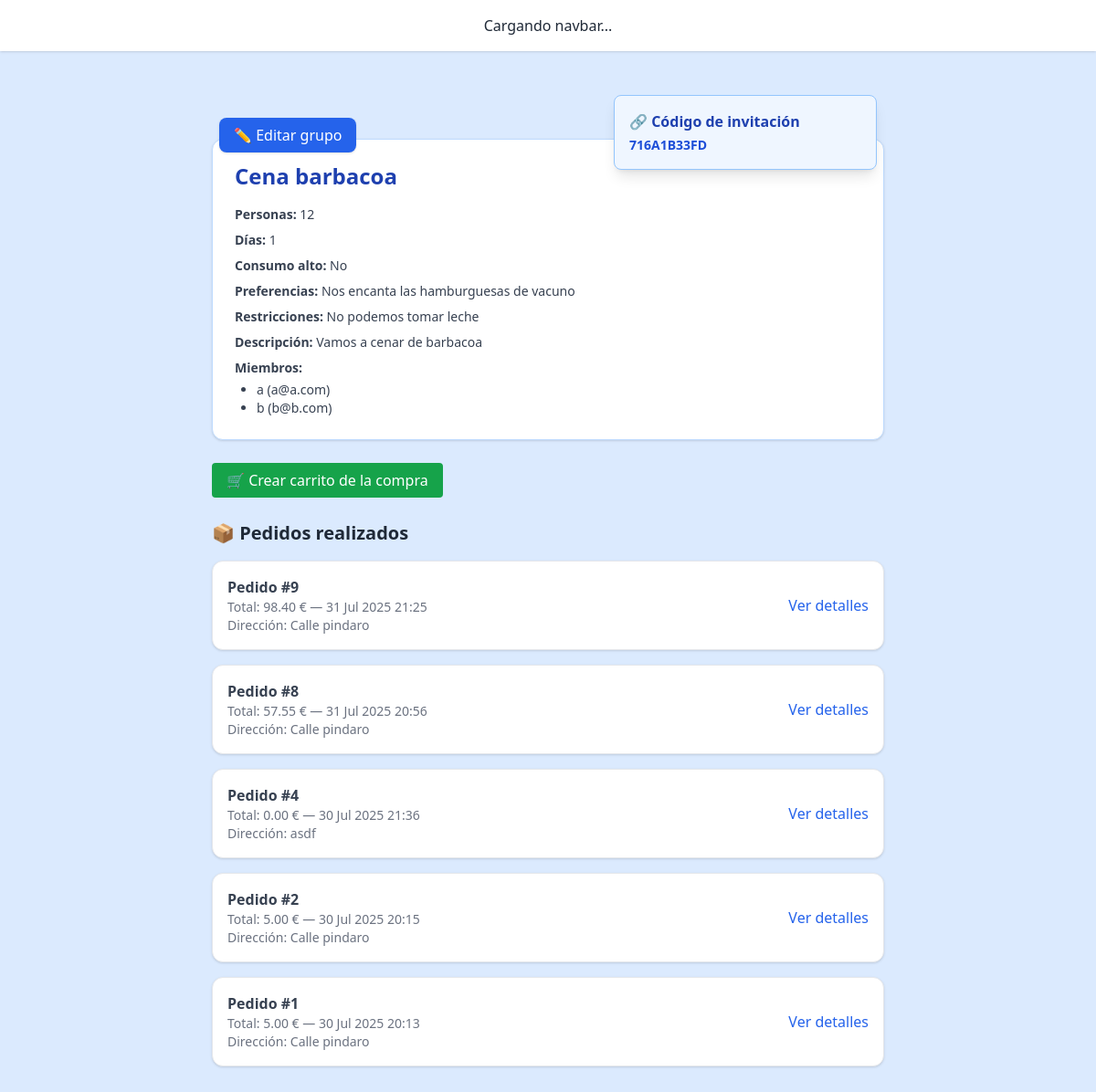
/group/1/ (signed in), run on the app's committed database.
### core/models/group.py (models this page shows, shortened)
class Group(models.Model):
    name = models.CharField(max_length=100)
    creator = models.ForeignKey(UserAccount, on_delete=models.CASCADE, related_name='owned_groups')
    members = models.ManyToManyField(UserAccount, related_name='groups_in')
    people_count = models.IntegerField()
    duration_days = models.IntegerField()
    preferences = models.TextField(blank=True)
    restrictions = models.TextField(blank=True)
    created_at = models.DateTimeField(auto_now_add=True)
    high_consume = models.BooleanField(default=False)
    invite_code = models.CharField(max_length=10, unique=True, blank=True)
    description = models.TextField( blank=True,
        help_text="Descripción libre del plan del grupo. Por ejemplo: lo que quieren comer cada día o el tipo de evento"
    )

### core/models/user.py (models this page shows, shortened)
class UserAccount(AbstractBaseUser, PermissionsMixin):
    id = models.AutoField(primary_key=True)
    email = models.EmailField(max_length=255, unique=True)
    name = models.CharField(max_length=255)
    surname = models.CharField(max_length=255, blank=True)
    is_active = models.BooleanField(default=True)
    is_staff = models.BooleanField(default=False)
    USERNAME_FIELD = 'email'
    REQUIRED_FIELDS = ['name']
    objects = UserAccountManager()

### core/models/order.py (models this page shows, shortened)
class Order(models.Model):
    group = models.ForeignKey(Group, on_delete=models.CASCADE, related_name='orders')
    created_by = models.ForeignKey(UserAccount, on_delete=models.SET_NULL, null=True, blank=True)
    created_at = models.DateTimeField(auto_now_add=True)
    total_price = models.DecimalField(max_digits=10, decimal_places=2)
    direccion = models.CharField(max_length=255)
    notes = models.TextField(blank=True)
    confirmed = models.BooleanField(default=False)

### core/views.py (the view)
# urls.py: path('group/<int:pk>/', group_detail_view, name='group_detail'),
@csrf_protect
def group_detail_view(request, pk):
    group = get_object_or_404(Group, pk=pk)
    if not request.user.is_staff and request.user not in group.members.all():
        return HttpResponseForbidden("No tienes acceso a este grupo.")
    all_users = UserAccount.objects.exclude(id=request.user.id)
    active_cart = group.carts.filter(active=True).first()
    past_carts = group.carts.filter(active=False).order_by('-id')
    past_orders = Order.objects.filter(group=group).order_by('-created_at')
    return render(request, "core/group_detail.html", {
        "group": group,
        "all_users": all_users,
        "active_cart": active_cart,
        "past_carts": past_carts,
        "past_orders": past_orders
    })

### core/templates/core/group_detail.html (shortened to what this page needs)
{% extends "base.html" %}
{% block content %}
<div class="max-w-3xl mx-auto px-4 py-10 space-y-8 relative">
  {% if user == group.creator %}
    <div class="absolute top-6 right-6 w-72 bg-blue-50 border border-blue-300 rounded-lg p-4 shadow-lg">
      <h3 class="text-md font-semibold text-blue-800 mb-1">🔗 Código de invitación</h3>
      {% if group.invite_code %}
        <p class="text-blue-700 text-sm break-words"><strong>{{ group.invite_code }}</strong></p>
      {% endif %}
    </div>
    <div class="absolute top-6 left-6">
      <a href="{% url 'group_edit' group.pk %}" class="bg-blue-600 text-white px-4 py-2 rounded-lg shadow hover:bg-blue-700">
        ✏️ Editar grupo
      </a>
    </div>
  {% endif %}
  <div class="bg-white border border-blue-200 rounded-xl shadow p-6">
    <h2 class="text-2xl font-bold text-blue-800 mb-4">{{ group.name }}</h2>
    <ul class="space-y-2 text-gray-700 text-sm">
      <li><strong>Personas:</strong> {{ group.people_count }}</li>
      <li><strong>Días:</strong> {{ group.duration_days }}</li>
      <li><strong>Consumo alto:</strong> {{ group.high_consume|yesno:"Sí,No" }}</li>
      <li><strong>Preferencias:</strong> {{ group.preferences }}</li>
      <li><strong>Restricciones:</strong> {{ group.restrictions }}</li>
      <li><strong>Descripción:</strong> {{ group.description }}</li>
      <li><strong>Miembros:</strong>
        <ul class="list-disc ml-6 mt-1">
          {% for member in group.members.all %}
            <li>{{ member.name }} ({{ member.email }})</li>
          {% empty %}
            <li class="text-gray-500">No hay miembros aún.</li>
          {% endfor %}
        </ul>
      </li>
    </ul>
  </div>
  {% if active_cart %}
    <div class="bg-yellow-100 border border-yellow-300 p-6 rounded-xl">
      <h3 class="text-lg font-bold text-yellow-800 mb-2">🛒 Carrito de la compra activo</h3>
      <p class="text-sm text-yellow-900">Puedes modificar el pedido actual.</p>
      <a href="{% url 'cart_detail' active_cart.pk %}" class="inline-block mt-4 bg-yellow-600 text-white px-4 py-2 rounded hover:bg-yellow-700 transition">👉 Ver carrito</a>
    </div>
  {% else %}
    <div>
      <a href="{% url 'cart_create' group.pk %}" class="bg-green-600 text-white px-4 py-2 rounded hover:bg-green-700">
        🛒 Crear carrito de la compra
      </a>
    </div>
  {% endif %}
  {% if past_orders %}
    <div class="space-y-4">
      <h3 class="text-xl font-bold text-gray-800">📦 Pedidos realizados</h3>
      {% for order in past_orders %}
        <div class="bg-white hover:bg-blue-50 border border-gray-200 rounded-xl shadow p-4 flex justify-between items-center transition">
          <div>
            <p class="font-semibold text-gray-700">Pedido #{{ order.id }}</p>
            <p class="text-sm text-gray-500">Total: {{ order.total_price|floatformat:2 }} € — {{ order.created_at|date:"d M Y H:i" }}</p>
            <p class="text-sm text-gray-500">Dirección: {{ order.direccion }}</p>
          </div>
          <a href="{% url 'order_detail' order.pk %}" class="text-blue-600 hover:underline">Ver detalles</a>
        </div>
      {% endfor %}
    </div>
  {% endif %}
</div>
{% endblock %}

### data on the page
Group: invite_code "716A1B33FD", name "Cena barbacoa", people_count "12", duration_days "1", high_consume "No", preferences "Nos encanta las hamburguesas de vacuno", restrictions "No podemos tomar leche", description "Vamos a cenar de barbacoa"
UserAccount: name "a", email "a@a.com"
UserAccount: name "b", email "b@b.com"
Order: id "9", total_price "98.40", created_at "31 Jul 2025 21:25", direccion "Calle pindaro"
Order: id "8", total_price "57.55", created_at "31 Jul 2025 20:56", direccion "Calle pindaro"
Order: id "4", total_price "0.00", created_at "30 Jul 2025 21:36", direccion "asdf"
Order: id "2", total_price "5.00", created_at "30 Jul 2025 20:15", direccion "Calle pindaro"
Order: id "1", total_price "5.00", created_at "30 Jul 2025 20:13", direccion "Calle pindaro"
